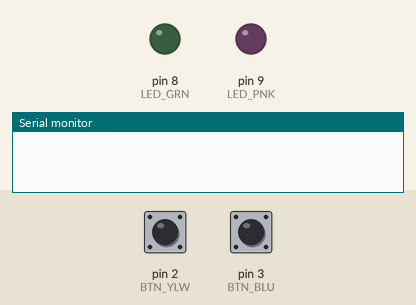
Recording of a program running on a simulated Arduino Uno, built with avr-gcc and run on an emulated ATmega328P. On the bench: output pins drawn as LEDs (lit = HIGH), the last lines printed to the serial monitor. The inputs (shaded band) are chosen by the test bench; at power-on: pin 2 (BTN_YLW) HIGH, pin 3 (BTN_BLU) HIGH.

Above: at 1.2 s.
1.3 s: pin 2 (BTN_YLW) pulled LOW for 0.15 s
At 4.5 s:
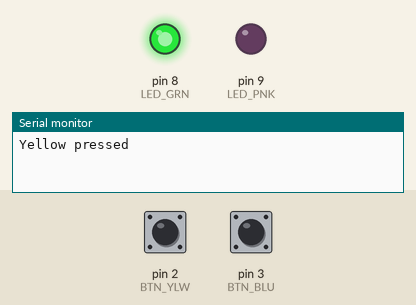
Timing chart, 0 to 10.4 s (numbered marks = the images above; inputs shaded):
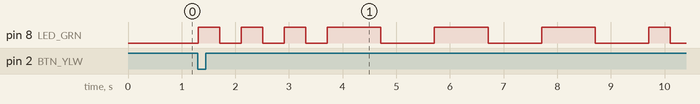

The program:

main.cpp
```cpp
#include <Arduino.h>
//Bounce 2 Library importieren
#include <Bounce2.h>

//Buttons an den Pins 2 und 3
//#define BTN_YLW 2
//#define BTN_BLU 3

const int BTN_YLW = 2;
const int BTN_BLU = 3;

const int LED_GRN = 8;
const int LED_PNK = 9;

Bounce2::Button btnYellow = Bounce2::Button();
Bounce2::Button btnBlue = Bounce2::Button();

int counter = 0;

void setup() {
  Serial.begin(9600);

  pinMode(LED_GRN,OUTPUT);
  pinMode(LED_PNK,OUTPUT);

  btnYellow.attach(BTN_YLW, INPUT_PULLUP); //Hier Button auf Pin 2 zuordnen
  btnYellow.setPressedState(LOW); //Button ist Active-Low

  btnBlue.attach(BTN_BLU, INPUT_PULLUP);
  btnBlue.setPressedState(LOW);
}

void loop() {
  btnYellow.update();
  btnBlue.update();

  if (btnYellow.pressed())
  {
    Serial.println("Yellow pressed");

    //Naiver Ansatz --> wird später verbessert (entfernt)

    for (int i = 0; i < 3; i++)
    {


      for ( int i = 0; i < 3; i++)
      {
        digitalWrite(LED_GRN,HIGH);
        delay(400);
        digitalWrite(LED_GRN,LOW);
        delay(400);
      }
        for (int i = 0; i < 3; i++)
        {
        digitalWrite(LED_GRN,HIGH);
        delay(1000);
        digitalWrite(LED_GRN,LOW);
        delay(1000);
        }


      }


    }


  if (btnBlue.pressed())
  {
    Serial.println("Blue pressed");
  }

}
```

Measured:
- after the input at 1.3 s, pin 8 (LED_GRN): goes 3 × (HIGH 0.40 s, LOW 0.40 s), 3 × (HIGH 1.0 s, LOW 1.0 s), HIGH 0.40 s, then LOW, starting at once
